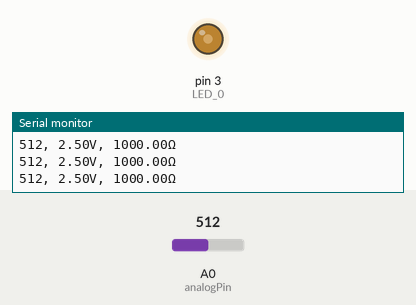
Simulated run of this sketch. Board: Arduino Uno, built with avr-gcc and run on an emulated ATmega328P. Parts: output pins drawn as LEDs (lit = HIGH), the last lines printed to the serial monitor. The inputs (shaded band) are chosen by the test bench; at power-on: A0 (analogPin) = 512.

Above: at 1.2 s.
1.3 s: A0 (analogPin) set to 716
At 2.4 s:
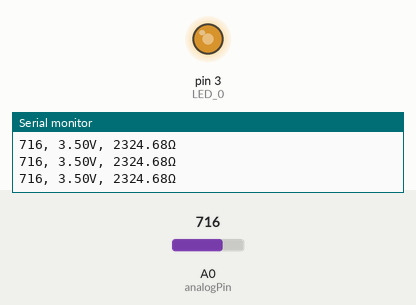
3.0 s: A0 (analogPin) set to 900
At 3.8 s:
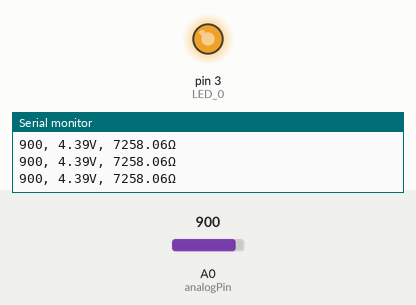
4.5 s: A0 (analogPin) set to 306
At 5.2 s:
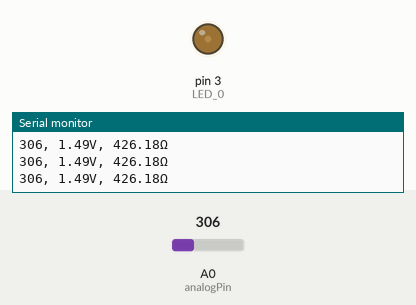
6.0 s: A0 (analogPin) set to 511
At 6.6 s:
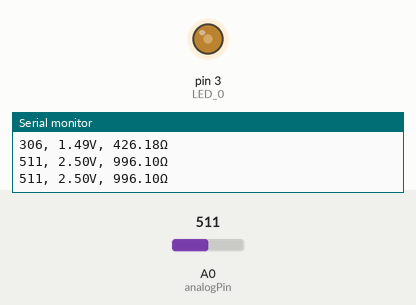
Timing chart, 0 to 8.5 s (numbered marks = the images above; inputs shaded):
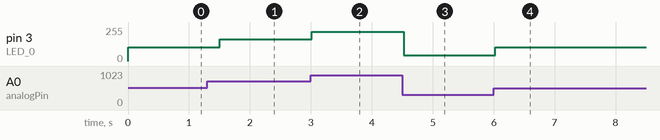

The sketch:

07_Analog_Read.ino
```cpp
#define V0 5.0
#define unit V0/1024.0
#define R1 1000.0

const int analogPin = A0;
const int LED_0 = 3;

void setup() {
  // put your setup code here, to run once:
  Serial.begin(115200);
  pinMode(LED_0, OUTPUT);

}

void loop() {
  // put your main code here, to run repeatedly:
  int analogValue = analogRead(analogPin);
  float V2 = analogValue * unit;
  float R2 = (V2 * R1) / (V0 - V2);
  Serial.print(analogValue);
  Serial.print(", ");
  Serial.print(V2);
  Serial.print("V, ");
  Serial.print(R2);
  Serial.println("Ω");

  int brightness = map(analogValue, 150, 1023, 0, 255);
  analogWrite(LED_0, brightness);

  delay(300);

}
```

Measured:
- after the input at 1.3 s, pin 3 (LED_0): 105/255 → 165/255 after 0.21 s
- after the input at 3.0 s, pin 3 (LED_0): 165/255 → 219/255 at once
- after the input at 4.5 s, pin 3 (LED_0): 219/255 → 45/255 at once
- after the input at 6.0 s, pin 3 (LED_0): 45/255 → 105/255 at once
